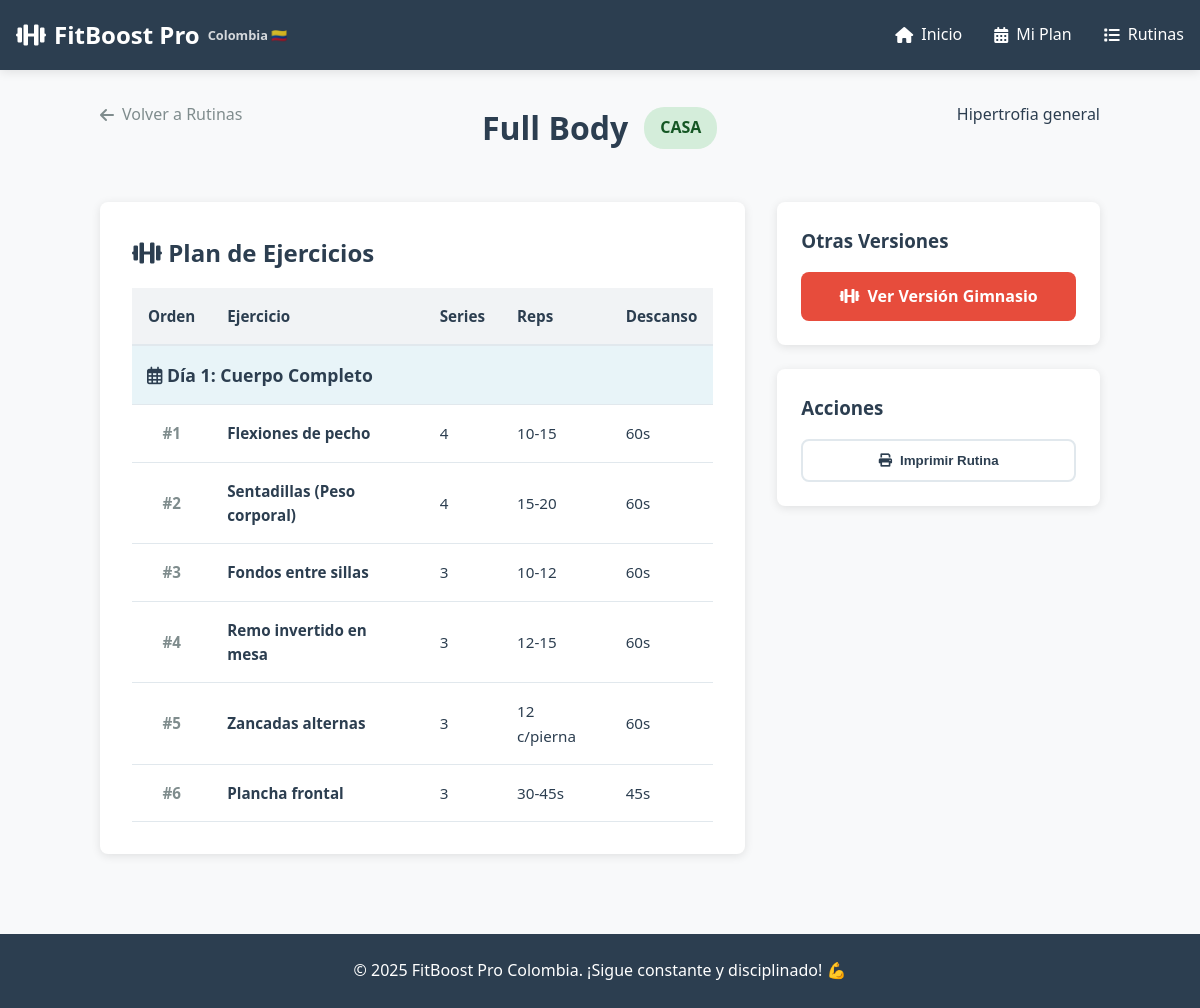
The app's page /rutina/Full Body/Casa with its own data.
### tables this page shows
CREATE TABLE rutinas (
        id INTEGER PRIMARY KEY AUTOINCREMENT,
        nombre TEXT NOT NULL,
        variante TEXT NOT NULL,
        objetivo TEXT,
        descripcion TEXT,
        UNIQUE(nombre, variante)
    );

CREATE TABLE ejercicios (
        id INTEGER PRIMARY KEY AUTOINCREMENT,
        rutina_id INTEGER,
        dia TEXT,
        orden INTEGER,
        nombre_ejercicio TEXT NOT NULL,
        series TEXT,
        repeticiones TEXT,
        descanso TEXT,
        FOREIGN KEY (rutina_id) REFERENCES rutinas(id)
    );

### app.py (the view)
@app.route('/rutina/<nombre>/<variante>')
def rutina_detalle(nombre, variante):
    gestor = GestorRutinas()
    rutina = gestor.obtener_rutina_con_ejercicios(nombre, variante)
    if not rutina: return "Rutina no encontrada", 404
    return render_template('rutina_detalle.html', rutina=rutina)

### app.py (called while the page is built)
def get_db_connection():
    conn = sqlite3.connect(app.config['DATABASE'])
    conn.row_factory = sqlite3.Row
    return conn

    def obtener_rutina_con_ejercicios(self, nombre, variante):
        conn = get_db_connection()
        rutina = conn.execute('SELECT * FROM rutinas WHERE nombre = ? AND variante = ?', (nombre, variante)).fetchone()
        if not rutina:
            conn.close()
            return None
        res = dict(rutina)
        ejercicios = conn.execute('SELECT * FROM ejercicios WHERE rutina_id = ? ORDER BY dia, orden', (rutina['id'],)).fetchall()
        res['ejercicios'] = [dict(e) for e in ejercicios]
        conn.close()
        return res

### templates/rutina_detalle.html (shortened to what this page needs)
{% extends "base.html" %}
{% block content %}
<div class="rutina-detalle-container">
    <div class="rutina-header">
        <a href="{{ url_for('rutinas') }}" class="back-link">
            <i class="fas fa-arrow-left"></i>
            Volver a Rutinas
        </a>
        <div class="rutina-titulo">
            <h1>{{ rutina.nombre }}</h1>
            <span class="variante-badge large {{ 'casa' if rutina.variante == 'Casa' else 'gimnasio' }}">
                {{ rutina.variante }}
            </span>
        </div>
        <p class="rutina-objetivo">{{ rutina.objetivo }}</p>
    </div>
    <div class="rutina-content">
        <div class="rutina-contenido-card">
            <h2><i class="fas fa-dumbbell"></i> Plan de Ejercicios</h2>
            <div class="table-responsive">
                <table class="rutina-table">
                    <thead>
                        <tr>
                            <th>Orden</th>
                            <th>Ejercicio</th>
                            <th>Series</th>
                            <th>Reps</th>
                            <th>Descanso</th>
                        </tr>
                    </thead>
                    <tbody>
                        {% set current_day = namespace(value=None) %}
                        {% for ej in rutina.ejercicios %}
                            {% if current_day.value != ej.dia %}
                                <tr class="day-header-row" style="background-color: #e8f4f8; border-top: 2px solid #3498db;">
                                    <td colspan="5" style="padding: 15px; color: #2c3e50; font-weight: bold; font-size: 1.1rem;">
                                        <i class="far fa-calendar-alt"></i> {{ ej.dia }}
                                    </td>
                                </tr>
                                {% set current_day.value = ej.dia %}
                            {% endif %}
                            <tr>
                                <td style="text-align: center; color: #7f8c8d; font-weight: bold;">#{{ ej.orden }}</td>
                                <td><strong>{{ ej.nombre_ejercicio }}</strong></td>
                                <td>{{ ej.series }}</td>
                                <td>{{ ej.repeticiones }}</td>
                                <td>{{ ej.descanso }}</td>
                            </tr>
                        {% else %}
                            <tr>
                                <td colspan="5">No hay ejercicios cargados para esta rutina.</td>
                            </tr>
                        {% endfor %}
                    </tbody>
                </table>
            </div>
        </div>
        <div class="rutina-actions-sidebar">
            <div class="action-card">
                <h3>Otras Versiones</h3>
                <div class="version-buttons">
                    {% if rutina.variante == 'Casa' %}
                    <a href="{{ url_for('rutina_detalle', nombre=rutina.nombre, variante='Gimnasio') }}"
                       class="btn btn-secondary btn-block">
                        <i class="fas fa-dumbbell"></i>
                        Ver Versión Gimnasio
                    </a>
                    {% else %}
                    <a href="{{ url_for('rutina_detalle', nombre=rutina.nombre, variante='Casa') }}"
                       class="btn btn-secondary btn-block">
                        <i class="fas fa-home"></i>
                        Ver Versión Casa
                    </a>
                    {% endif %}
                </div>
            </div>
            <div class="action-card">
                <h3>Acciones</h3>
                <div class="action-buttons">
                    <button class="btn btn-outline btn-block" onclick="window.print()">
                        <i class="fas fa-print"></i>
                        Imprimir Rutina
                    </button>
                </div>
            </div>
        </div>
    </div>
</div>
{% endblock %}

### static/css/style.css (style rules this page uses)
:root { --primary-color: #2c3e50; --secondary-color: #3498db; --accent-color: #e74c3c; --success-color: #27ae60; --warning-color: #f39c12; --text-color: #2c3e50; --text-light: #7f8c8d; --bg-color: #f8f9fa; --card-bg: #ffffff; --border-color: #e1e8ed; --shadow: 0 2px 10px rgba(0,0,0,0.1); --border-radius: 8px; }
* { margin: 0; padding: 0; box-sizing: border-box; }
body { font-family: 'Segoe UI', Tahoma, Geneva, Verdana, sans-serif; line-height: 1.6; color: var(--text-color); background-color: var(--bg-color); }
.btn { display: inline-flex; align-items: center; gap: 0.5rem; padding: 0.75rem 1.5rem; border: none; border-radius: var(--border-radius); text-decoration: none; font-weight: 600; cursor: pointer; transition: all 0.3s; text-align: center; justify-content: center; }
.btn-secondary { background: var(--accent-color); color: white; }
.btn-outline { background: transparent; color: var(--text-color); border: 2px solid var(--border-color); }
.btn-block { width: 100%; }
.variante-badge { padding: 0.25rem 0.75rem; border-radius: 20px; font-size: 0.8rem; font-weight: 600; text-transform: uppercase; }
.variante-badge.casa { background: #d4edda; color: #155724; }
.variante-badge.large { padding: 0.5rem 1rem; font-size: 1rem; }
.rutina-detalle-container { max-width: 1000px; margin: 0 auto; }
.back-link { display: inline-flex; align-items: center; gap: 0.5rem; color: var(--text-light); text-decoration: none; margin-bottom: 1rem; }
.rutina-titulo { display: flex; align-items: center; gap: 1rem; margin-bottom: 1rem; flex-wrap: wrap; }
.rutina-content { display: grid; grid-template-columns: 2fr 1fr; gap: 2rem; margin-top: 2rem; }
.rutina-contenido-card { background: var(--card-bg); padding: 2rem; border-radius: var(--border-radius); box-shadow: var(--shadow); }
.rutina-actions-sidebar { display: flex; flex-direction: column; gap: 1.5rem; }
.action-card { background: var(--card-bg); padding: 1.5rem; border-radius: var(--border-radius); box-shadow: var(--shadow); }
.action-card h3 { margin-bottom: 1rem; color: var(--primary-color); }
.rutina-header { display: flex; justify-content: space-between; align-items: start; margin-bottom: 1rem; }
.table-responsive { overflow-x: auto; margin-top: 1rem; }
.rutina-table { width: 100%; border-collapse: collapse; font-size: 0.95rem; }
.rutina-table th { background-color: #f1f3f5; color: var(--primary-color); font-weight: 600; text-align: left; padding: 1rem; border-bottom: 2px solid var(--border-color); }
.rutina-table td { padding: 1rem; border-bottom: 1px solid var(--border-color); vertical-align: middle; }

### records on screen
rutinas: nombre "Full Body", variante "CASA", objetivo "Hipertrofia general"
ejercicios: dia "Día 1: Cuerpo Completo", orden "1", nombre_ejercicio "Flexiones de pecho", series "4", repeticiones "10-15", descanso "60s"
ejercicios: orden "2", nombre_ejercicio "Sentadillas (Peso corporal)", series "4", repeticiones "15-20", descanso "60s"
ejercicios: orden "3", nombre_ejercicio "Fondos entre sillas", series "3", repeticiones "10-12", descanso "60s"
ejercicios: orden "4", nombre_ejercicio "Remo invertido en mesa", series "3", repeticiones "12-15", descanso "60s"
ejercicios: orden "5", nombre_ejercicio "Zancadas alternas", series "3", repeticiones "12 c/pierna", descanso "60s"
ejercicios: orden "6", nombre_ejercicio "Plancha frontal", series "3", repeticiones "30-45s", descanso "45s"
